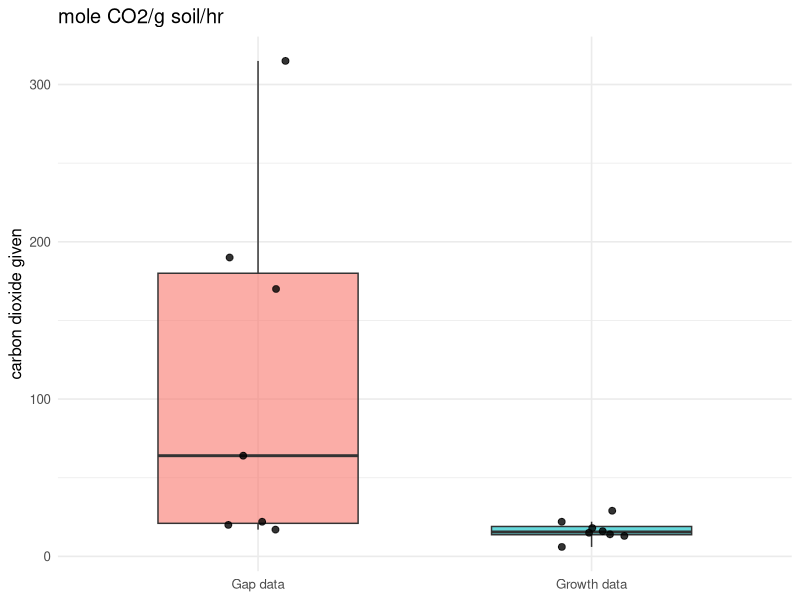

Recreate this plot in R.
## ---- chunk 1
#| warning: false
y1<-c(6,13,14,15,16,18,22,29)
y2<-c(17,20,22,64,170,190,315)

dat<-data.frame(
  group = factor(c(rep("Gap data",length(y2)),rep("Growth data",length(y1)))),
  values = c(y2,y1)
)

library(ggplot2)

ggplot(dat, aes(x = group, y = values, fill = group)) +
  geom_boxplot(width = 0.6, outlier.shape = NA, alpha = 0.6) +
  geom_jitter(width = 0.1, height = 0, alpha = 0.8, size = 2) +
  labs(
    x = NULL,
    y = "carbon dioxide given",
    title = "mole CO2/g soil/hr"
  ) +
  theme_minimal(base_size = 12) +
  theme(legend.position = "none")

w <- wilcox.test(values ~ group, data = dat, exact = FALSE)
w
#one sided
w2 <- wilcox.test(values ~ group, data = dat, alternative="greater",exact = FALSE)
w2

## ---- chunk 2
# Paired t-test example data (plant heights in cm)
dat <- data.frame(
  plant  = 1:6,
  before = c(12.1, 11.8, 13.0, 10.9, 12.5, 11.2),
  after  = c(14.0, 13.2, 14.1, 12.0, 13.7, 12.6)
)

dat

## ---- chunk 3
# CI by hand
d<-mean(dat$after-dat$before)
sd<-sd(dat$after-dat$before)
se<-sd/sqrt(6)
se
tval<-qt(.975,5)
d-tval*se
d+tval*se
print(paste("95% CI is: (",d-tval*se,d+tval*se,")"))


# Paired t-test
t.test(dat$after, dat$before, paired = TRUE)

## ---- chunk 4
# CI by hand
d<-mean(dat$after-dat$before)
se1<-sd(dat$after)/sqrt(6)
se2<-sd(dat$before)/sqrt(6)
se_unpooled<-sqrt(se1^2+se2^2)
df<-((se1^2+se2^2)^2)/(((se1^2)^2 / 5)+((se2^2)^2 / 5))
tval<-qt(.975,df)
d-tval*se
d+tval*se
print(paste("95% CI is: (",d-tval*se_unpooled,d+tval*se_unpooled,")"))


# unpaired two-sided
t.test(dat$after, dat$before, paired = FALSE)
